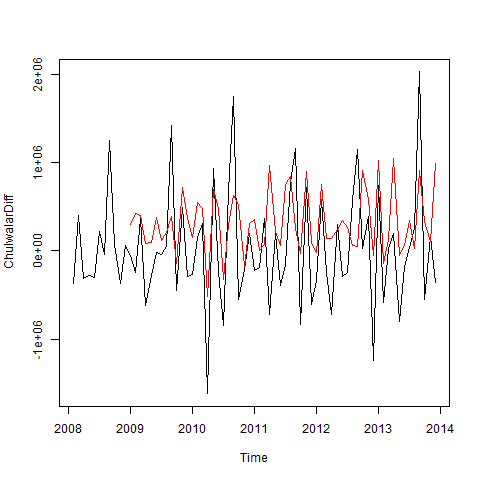

Generate this figure with R:
#Creates ChulwalarDiff plot

png("Plots/ChulwalarDiff_plot.png")
plot(ChulwalarDiff)
lines(ChulwalarDiff_lag, col="red")
dev.off()